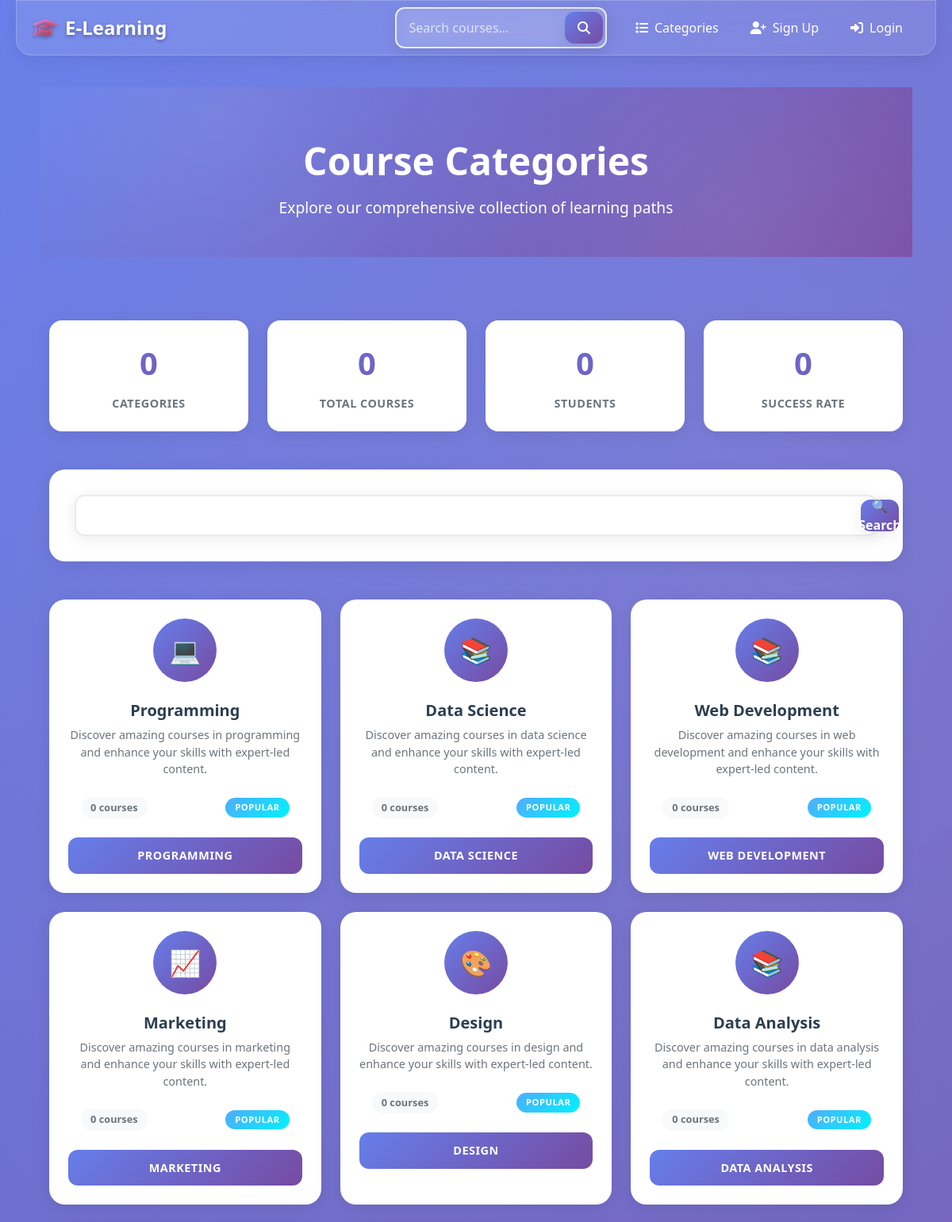
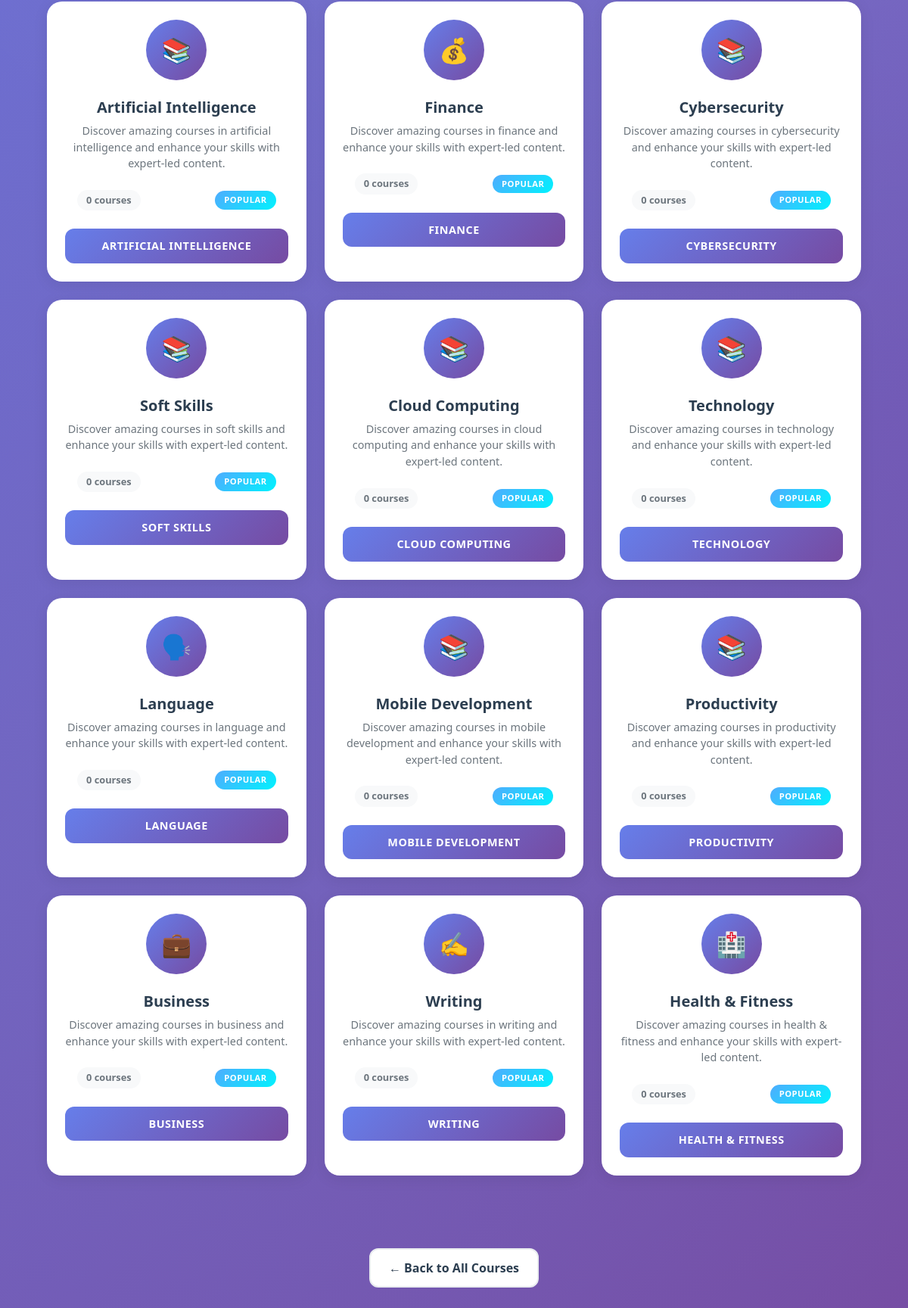
Page /categories/ on the committed database (2 pictures, top to bottom).
### catalog/models.py (models this page shows, shortened)
class Category(models.Model):
    name = models.CharField(max_length=100)

### catalog/views.py (the view)
# urls.py: path('categories/', views.categories_list, name='categories_list'),
def categories_list(request):
    categories = Category.objects.all()
    return render(request, 'catalog/categories_list.html', {'categories': categories})

### catalog/templates/catalog/categories_list.html (shortened to what this page needs)
{% extends 'catalog/base.html' %}
{% block content %}
<div class="page-header">
    <div class="container">
        <h1 class="page-title">Course Categories</h1>
        <p class="page-subtitle">Explore our comprehensive collection of learning paths</p>
    </div>
</div>
<div class="container">
    <div class="stats-section">
        <div class="row g-4">
            <div class="col-6 col-md-3">
                <div class="stat-card">
                    <div class="stat-number" data-count="{{ categories.count }}">0</div>
                    <div class="stat-label">Categories</div>
                </div>
            </div>
            <div class="col-6 col-md-3">
                <div class="stat-card">
                    <div class="stat-number" data-count="150">0</div>
                    <div class="stat-label">Total Courses</div>
                </div>
            </div>
            <div class="col-6 col-md-3">
                <div class="stat-card">
                    <div class="stat-number" data-count="5000">0</div>
                    <div class="stat-label">Students</div>
                </div>
            </div>
            <div class="col-6 col-md-3">
                <div class="stat-card">
                    <div class="stat-number" data-count="98">0</div>
                    <div class="stat-label">Success Rate</div>
                </div>
            </div>
        </div>
    </div>
    <div class="search-section">
        <form class="search-form" id="searchForm">
            <input type="text" class="search-input" placeholder="Search categories..." id="searchInput">
            <button type="submit" class="search-btn">
                🔍 Search
            </button>
        </form>
    </div>
    {% if categories %}
    <div class="categories-grid">
        <div class="row row-cols-1 row-cols-md-2 row-cols-lg-3 g-4" id="categoriesGrid">
            {% for category in categories %}
            <div class="col category-item" data-category="{{ category.name|lower }}">
                <div class="card category-card">
                    <div class="card-body p-4">
                        <div class="category-icon">
                            {% if 'programming' in category.name|lower %}
                                💻
                            {% elif 'design' in category.name|lower %}
                                🎨
                            {% elif 'business' in category.name|lower %}
                                💼
                            {% elif 'marketing' in category.name|lower %}
                                📈
                            {% elif 'language' in category.name|lower %}
                                🗣️
                            {% elif 'music' in category.name|lower %}
                                🎵
                            {% elif 'photography' in category.name|lower %}
                                📸
                            {% elif 'writing' in category.name|lower %}
                                ✍️
                            {% elif 'health' in category.name|lower %}
                                🏥
                            {% elif 'finance' in category.name|lower %}
                                💰
                            {% else %}
                                📚
                            {% endif %}
                        </div>
                        <h5 class="category-title">{{ category.name }}</h5>
                        <p class="category-description">
                            Discover amazing courses in {{ category.name|lower }} and enhance your skills with expert-led content.
                        </p>
                        <div class="category-meta">
                            <span class="course-count">
                                {{ category.courses.count|default:"0" }} courses
                            </span>
                            <span class="category-badge">Popular</span>
                        </div>
                        <a href="{% url 'category_courses' category_id=category.id %}" class="btn category-btn">
                            {{ category.name }}
                        </a>
                    </div>
                </div>
            </div>
            {% endfor %}
        </div>
    </div>
    {% endif %}
    <div class="navigation-section">
        <a href="/" class="nav-btn">
            ← Back to All Courses
        </a>
    </div>
</div>
{% endblock %}

### catalog/templates/catalog/base.html (shortened to what this page needs)
<!DOCTYPE html>
<html lang="en">
<head>
    <link href="https://cdn.jsdelivr.net/npm/bootstrap@5.3.2/dist/css/bootstrap.min.css" rel="stylesheet">
    <link href="https://cdnjs.cloudflare.com/ajax/libs/font-awesome/6.4.0/css/all.min.css" rel="stylesheet">
</head>
<body>
    <nav class="navbar navbar-expand-lg navbar-glass">
        <div class="container">
            <a class="navbar-brand" href="/">
                <i class="fas fa-graduation-cap"></i>E-Learning
            </a>
            <div class="collapse navbar-collapse" id="navbarContent">
                <form class="d-flex ms-auto me-3 search-container" action="{% url 'search' %}" method="get">
                    <div class="position-relative w-100">
                        <input class="form-control search-input" type="search" name="q"
                               placeholder="Search courses..." aria-label="Search">
                        <button class="search-btn" type="submit">
                            <i class="fas fa-search"></i>
                        </button>
                    </div>
                </form>
                <ul class="navbar-nav">
                    <li class="nav-item">
                        <a class="nav-link" href="{% url 'categories_list' %}">
                            <i class="fas fa-list me-2"></i>Categories
                        </a>
                    </li>
                    {% if user.is_authenticated %}
                        <li class="nav-item">
                            <a class="nav-link" href="{% url 'profile' %}">
                                <i class="fas fa-user-circle me-2"></i>Profile
                            </a>
                        </li>
                        <li class="nav-item">
                            <a class="nav-link" href="{% url 'my_courses' %}">
                                <i class="fas fa-book me-2"></i>My Courses
                            </a>
                        </li>
                        <li class="nav-item">
                            <a class="nav-link" href="{% url 'instructor_dashboard' %}">
                                <i class="fas fa-chalkboard-teacher me-2"></i>Instructor Dashboard
                            </a>
                        </li>
                        <li class="nav-item">
                            <a class="nav-link" href="{% url 'submit_ticket' %}">
                                <i class="fas fa-headset me-2"></i>Contact Support
                            </a>
                        </li>
                        <li class="nav-item">
                            <a class="nav-link text-danger" href="{% url 'logout' %}">
                                <i class="fas fa-sign-out-alt me-2"></i>Logout
                            </a>
                        </li>
                    {% else %}
                        <li class="nav-item">
                            <a class="nav-link" href="{% url 'signup' %}">
                                <i class="fas fa-user-plus me-2"></i>Sign Up
                            </a>
                        </li>
                        <li class="nav-item">
                            <a class="nav-link" href="{% url 'login' %}">
                                <i class="fas fa-sign-in-alt me-2"></i>Login
                            </a>
                        </li>
                    {% endif %}
                </ul>
            </div>
        </div>
    </nav>
    <div class="container main-container">
        {% block content %}{% endblock %}
    </div>
</body>
</html>

### catalog/templates/catalog/base.html (style rules this page uses)
:root { --primary-gradient: linear-gradient(135deg, #667eea 0%, #764ba2 100%); --secondary-gradient: linear-gradient(135deg, #f093fb 0%, #f5576c 100%); --success-gradient: linear-gradient(135deg, #4facfe 0%, #00f2fe 100%); --dark-gradient: linear-gradient(135deg, #2c3e50 0%, #34495e 100%); --glass-bg: rgba(255, 255, 255, 0.1); --glass-border: rgba(255, 255, 255, 0.2); --shadow-light: 0 8px 32px rgba(0, 0, 0, 0.1); --shadow-heavy: 0 20px 40px rgba(0, 0, 0, 0.15); --text-primary: #2c3e50; --text-secondary: #6c757d; --border-color: #e9ecef; --shadow-hover: 0 20px 60px rgba(0, 0, 0, 0.15); }
* { margin: 0; padding: 0; box-sizing: border-box; }
body { font-family: 'Inter', sans-serif; background: linear-gradient(135deg, #667eea 0%, #764ba2 100%); min-height: 100vh; overflow-x: hidden; }
.navbar-glass { background: var(--glass-bg); backdrop-filter: blur(20px); border: 1px solid var(--glass-border); box-shadow: var(--shadow-light); border-radius: 0 0 20px 20px; margin: 0 20px; animation: slideDown 0.8s ease-out; }
.navbar-brand { font-weight: 700; font-size: 1.5rem; color: white !important; text-shadow: 0 2px 4px rgba(0, 0, 0, 0.3); transition: all 0.3s ease; }
.navbar-brand i { background: var(--secondary-gradient); -webkit-background-clip: text; -webkit-text-fill-color: transparent; background-clip: text; margin-right: 10px; }
.search-container { position: relative; max-width: 400px; }
.search-input { background: var(--glass-bg); border: 1px solid var(--glass-border); border-radius: 50px; color: white; padding: 12px 50px 12px 20px; backdrop-filter: blur(10px); transition: all 0.3s ease; box-shadow: var(--shadow-light); }
.search-input::placeholder { color: rgba(255, 255, 255, 0.7); }
.search-btn { position: absolute; right: 5px; top: 50%; transform: translateY(-50%); background: var(--secondary-gradient); border: none; border-radius: 50%; width: 40px; height: 40px; display: flex; align-items: center; justify-content: center; color: white; transition: all 0.3s ease; box-shadow: var(--shadow-light); }
.nav-link { color: white !important; font-weight: 500; padding: 10px 20px !important; border-radius: 50px; transition: all 0.3s ease; position: relative; overflow: hidden; }
.nav-link::before { content: ''; position: absolute; top: 0; left: -100%; width: 100%; height: 100%; background: var(--secondary-gradient); transition: left 0.3s ease; z-index: -1; }
.main-container { margin-top: 40px; padding: 0 20px; }
.stats-section { display: grid; grid-template-columns: repeat(auto-fit, minmax(200px, 1fr)); gap: 30px; margin: 80px 0; }
.stat-card { text-align: center; padding: 40px 20px; background: var(--glass-bg); backdrop-filter: blur(20px); border: 1px solid var(--glass-border); border-radius: 20px; box-shadow: var(--shadow-light); transition: all 0.3s ease; }
.stat-number { font-size: 3rem; font-weight: 700; background: var(--secondary-gradient); -webkit-background-clip: text; -webkit-text-fill-color: transparent; background-clip: text; }
.stat-label { color: rgba(255, 255, 255, 0.9); font-weight: 500; margin-top: 10px; }

### rows in the picture
Category: name "Programming", name "programming", courses.count "0", name "PROGRAMMING"
Category: name "Data Science", name "data science", courses.count "0", name "DATA SCIENCE"
Category: name "Web Development", name "web development", courses.count "0", name "WEB DEVELOPMENT"
Category: name "Marketing", name "marketing", courses.count "0", name "MARKETING"
Category: name "Design", name "design", courses.count "0", name "DESIGN"
Category: name "Data Analysis", name "data analysis", courses.count "0", name "DATA ANALYSIS"
Category: name "Artificial Intelligence", name "artificial intelligence", courses.count "0", name "ARTIFICIAL INTELLIGENCE"
Category: name "Finance", name "finance", courses.count "0", name "FINANCE"
Category: name "Cybersecurity", name "cybersecurity", courses.count "0", name "CYBERSECURITY"
Category: name "Soft Skills", name "soft skills", courses.count "0", name "SOFT SKILLS"
Category: name "Cloud Computing", name "cloud computing", courses.count "0", name "CLOUD COMPUTING"
Category: name "Technology", name "technology", courses.count "0", name "TECHNOLOGY"
Category: name "Language", name "language", courses.count "0", name "LANGUAGE"
Category: name "Mobile Development", name "mobile development", courses.count "0", name "MOBILE DEVELOPMENT"
Category: name "Productivity", name "productivity", courses.count "0", name "PRODUCTIVITY"
Category: name "Business", name "business", courses.count "0", name "BUSINESS"
Category: name "Writing", name "writing", courses.count "0", name "WRITING"
Category: name "Health & Fitness", name "health & fitness", courses.count "0", name "HEALTH & FITNESS"
